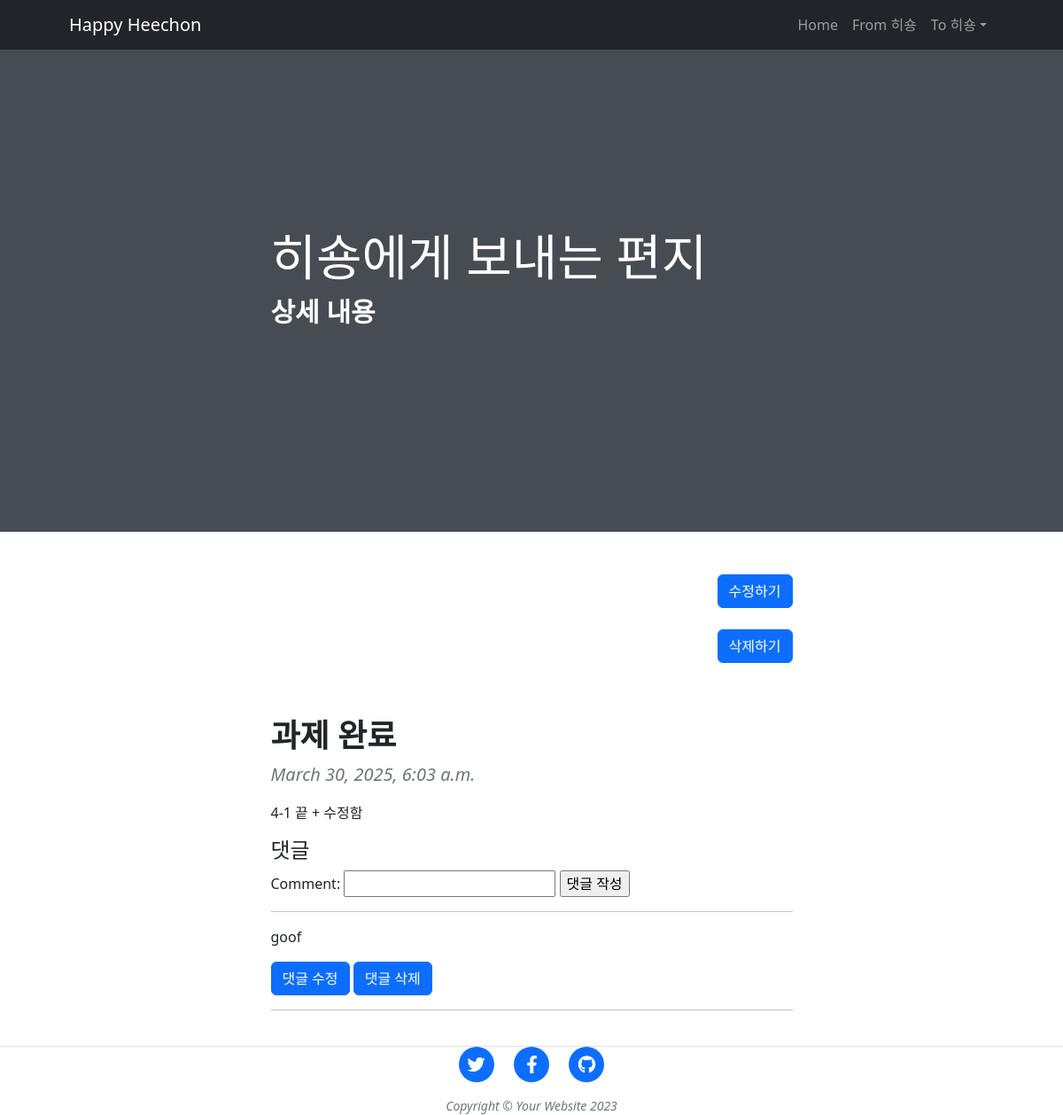
Screenshot of /TOL/toL_detail/7/ with the database file from the repository.
### cafeMain/models.py (models this page shows)
class Post(models.Model):
    title = models.CharField(verbose_name = "제목", max_length = 128)
    body = models.TextField(verbose_name = "내용", default = "")
    created_at = models.DateTimeField(verbose_name = "작성일", auto_now_add = True)
    photo = models.ImageField(verbose_name = "이미지", blank = True, null = True, upload_to = 'blog_photo')

class Comment(models.Model):
    comment = models.CharField(max_length=200)
    date = models.DateTimeField(auto_now_add=True)
    article = models.ForeignKey(Post, on_delete = models.CASCADE, related_name='comments')
    def __str__(self):
        return self.comment

### ToLove/views.py (the view)
# urls.py: path("toL_detail/<int:letter_id>/", views.toL_detail, name = "toL_detail"),
def toL_detail(request, letter_id):
    letter = get_object_or_404(Post, pk = letter_id)
    comment_form = CommentForm()
    context = {
        'letter' : letter,
        'comment_form' : comment_form
    }
    return render(request, "toL_detail.html", context)

### cafeMain/forms.py
class CommentForm(forms.ModelForm):
    class Meta:
        model = Comment
        fields = ['comment']

### ToLove/templates/toL_detail.html (shortened to what this page needs)
{% load static %}
<!DOCTYPE html>
<html lang="en">
  <head>
    <link href="{% static 'css/styles.css' %}" rel="stylesheet" />
  </head>
  <body>
    <nav class="navbar navbar-expand-lg navbar-dark bg-dark">
        <div class="container px-5">
            <a class="navbar-brand" href="index.html">Happy Heechon</a>
            <div class="collapse navbar-collapse" id="navbarSupportedContent">
                <ul class="navbar-nav ms-auto mb-2 mb-lg-0">
                    <li class="nav-item"><a class="nav-link" href="{% url 'home' %}">Home</a></li>
                    <li class="nav-item"><a class="nav-link" href="{% url 'fromL' %}">From 히숑</a></li>
                    <li class="nav-item dropdown">
                        <a class="nav-link dropdown-toggle" id="navbarDropdownBlog" href="#" role="button" data-bs-toggle="dropdown" aria-expanded="false">To 히숑</a>
                    </li>
                </ul>
            </div>
        </div>
    </nav>
    <header class="masthead">
      <div class="container position-relative px-4 px-lg-5">
        <div class="row gx-4 gx-lg-5 justify-content-center">
          <div class="col-md-10 col-lg-8 col-xl-7">
            <div class="post-heading">
              <h1>히숑에게 보내는 편지</h1>
              <h2 class="subheading">상세 내용</h2>
            </div>
          </div>
        </div>
      </div>
    </header>
    <article class="mb-4">
      <div class="container px-4 px-lg-5">
        <div class="row gx-4 gx-lg-5 justify-content-center">
          <div class="col-md-10 col-lg-8 col-xl-7">
            <div class="d-flex justify-content-end mb-4">
              <a class="btn btn-primary text-uppercase" href="{% url 'toL_update' letter.id %}">수정하기</a>
            </div>
            <div class="d-flex justify-content-end mb-4">
              <a class="btn btn-primary text-uppercase" href="{% url 'toL_delete' letter.id %}">삭제하기</a>
            </div>
            <h1 class="section-heading">{{letter.title}}</h1>
            <blockquote class="blockquote">{{letter.created_at}}</blockquote>
            <p>{{letter.body}}</p>
            <h4>댓글</h4>
          <form method="POST" action="{% url 'create_comment' letter.id %}">
              {{ comment_form.as_table }}
              <input type="submit" value="댓글 작성" />
          </form>
          <div>
              <hr>
              {% for comment in letter.comments.all %}
              <p>{{ comment }}</p>
              <a class="btn btn-primary text-uppercase"
                  href="{% url 'update_comment' letter.id comment.id %}">댓글 수정</a>
              <a class="btn btn-primary text-uppercase"
                  href="{% url 'delete_comment' letter.id comment.id %}">댓글 삭제</a>
              <hr>
              {% endfor %}
          </div>
          </div>
        </div>
      </div>
    </article>
    <footer class="border-top">
      <div class="container px-4 px-lg-5">
        <div class="row gx-4 gx-lg-5 justify-content-center">
          <div class="col-md-10 col-lg-8 col-xl-7">
            <ul class="list-inline text-center">
              <li class="list-inline-item">
                <a href="#!">
                  <span class="fa-stack fa-lg">
                    <i class="fas fa-circle fa-stack-2x"></i>
                    <i class="fab fa-twitter fa-stack-1x fa-inverse"></i>
                  </span>
                </a>
              </li>
              <li class="list-inline-item">
                <a href="#!">
                  <span class="fa-stack fa-lg">
                    <i class="fas fa-circle fa-stack-2x"></i>
                    <i class="fab fa-facebook-f fa-stack-1x fa-inverse"></i>
                  </span>
                </a>
              </li>
              <li class="list-inline-item">
                <a href="#!">
                  <span class="fa-stack fa-lg">
                    <i class="fas fa-circle fa-stack-2x"></i>
                    <i class="fab fa-github fa-stack-1x fa-inverse"></i>
                  </span>
                </a>
              </li>
            </ul>
            <div class="small text-center text-muted fst-italic">
              Copyright &copy; Your Website 2023
            </div>
          </div>
        </div>
      </div>
    </footer>
  </body>
</html>

### rows the page displays
Post: title "과제 완료", created_at "March 30, 2025, 6:03 a.m.", body "4-1 끝 + 수정함"
Comment: comment "goof"
